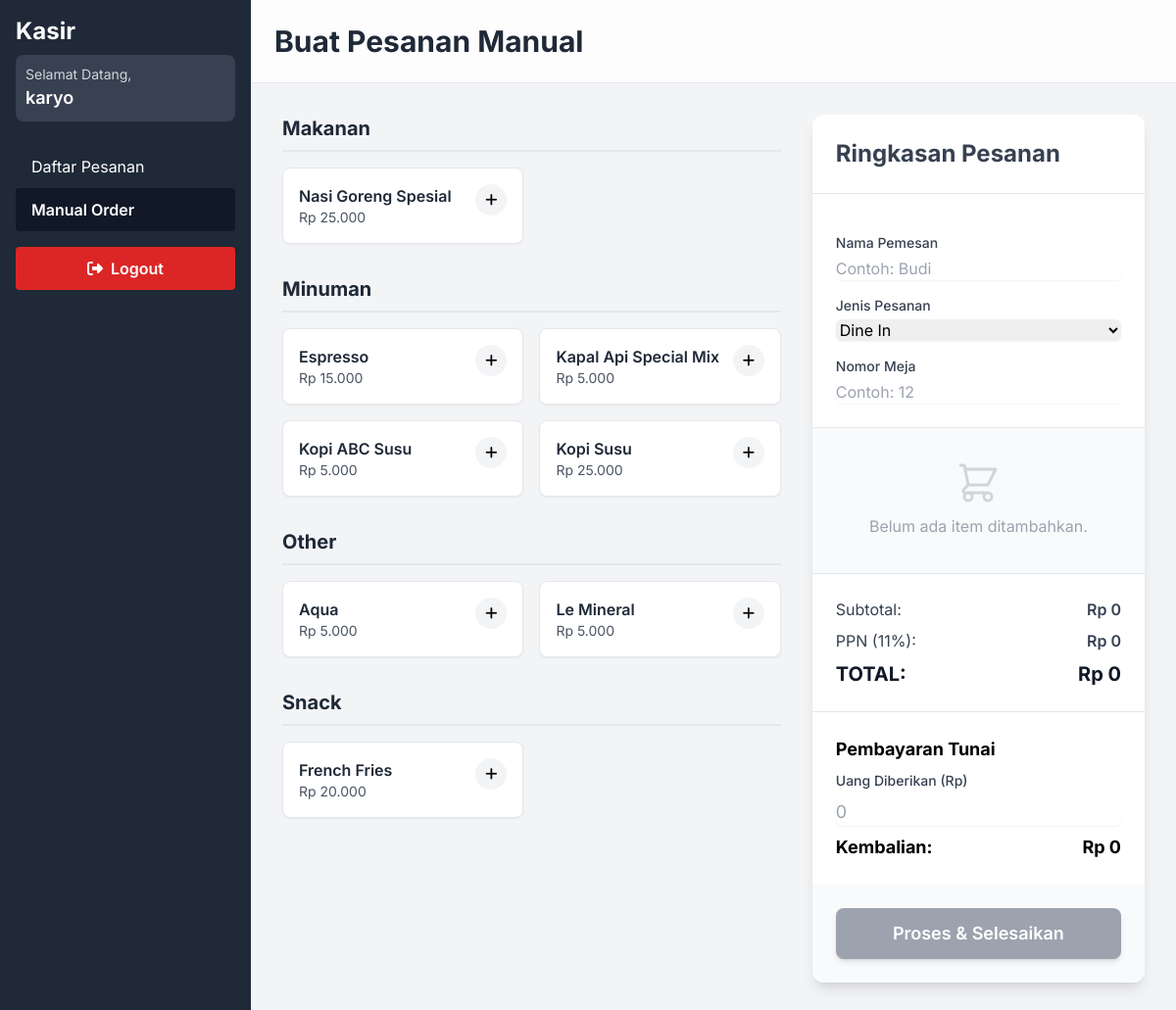
/kasir/manual_order.php (signed in), run on the app's committed database.
### tables this page shows
CREATE TABLE `menu` (
  `id` int(11) NOT NULL,
  `name` varchar(100) NOT NULL,
  `description` text DEFAULT NULL,
  `price` decimal(10,2) NOT NULL,
  `category` varchar(100) NOT NULL,
  `stock` int(11) NOT NULL DEFAULT 0,
  `image_url` varchar(255) DEFAULT NULL,
  `is_available` tinyint(1) NOT NULL DEFAULT 1,
  `discount_price` decimal(10,2) DEFAULT NULL
);

### kasir/manual_order.php (the view, shortened to what this page needs)
<?php
require_once '../db_connect.php';
$kasir_name = htmlspecialchars($_SESSION['kasir']['name']);
$menu_items = [];
$sql_menu = "SELECT * FROM menu WHERE is_available = 1 ORDER BY category, name";
$result_menu = $conn->query($sql_menu);
if ($result_menu) {
    while ($row_menu = $result_menu->fetch_assoc()) {
        $menu_items[] = $row_menu;
    }
}
$categorized_menu_items = [];
foreach ($menu_items as $item) {
    if (!isset($categorized_menu_items[$item['category']])) {
        $categorized_menu_items[$item['category']] = [];
    }
    $categorized_menu_items[$item['category']][] = $item;
}
?>
<!DOCTYPE html>
<html lang="id">
<head>
    <script src="https://cdn.tailwindcss.com"></script>
    <link rel="stylesheet" href="https://cdnjs.cloudflare.com/ajax/libs/font-awesome/6.4.0/css/all.min.css">
</head>
<body class="bg-gray-100">
    <div class="flex h-screen bg-gray-100">
        <aside id="sidebar" class="bg-gray-800 text-white w-64 p-4 space-y-4 fixed top-0 left-0 h-screen z-40 transform -translate-x-full md:translate-x-0 transition-transform duration-300 ease-in-out flex flex-col">
            <div>
                <h2 class="text-2xl font-bold mb-2">Kasir</h2>
                <div class="p-2.5 bg-gray-700 rounded-lg mb-6">
                    <p class="text-sm text-gray-300">Selamat Datang,</p>
                    <p class="font-semibold text-lg"><?= htmlspecialchars($kasir_name) ?></p>
                </div>
                <nav>
                    <a href="index.php" class="block py-2.5 px-4 rounded transition duration-200 hover:bg-gray-700">Daftar Pesanan</a>
                    <a href="manual_order.php" class="block py-2.5 px-4 rounded transition duration-200 bg-gray-900 font-semibold">Manual Order</a>
                </nav>
            </div>
            <div class="mt-auto">
                <a href="logout.php" class="block py-2.5 px-4 rounded transition duration-200 hover:bg-red-500 bg-red-600 text-center font-semibold">
                    <i class="fas fa-sign-out-alt mr-2"></i>Logout
                </a>
            </div>
        </aside>
        <div class="flex-1 flex flex-col overflow-hidden md:ml-64 transition-all duration-300">
            <header class="sticky top-0 bg-white/80 backdrop-blur-sm z-20">
                <div class="flex justify-between items-center p-4 sm:p-6 border-b border-gray-200">
                    <h1 class="text-2xl md:text-3xl font-bold text-gray-800">Buat Pesanan Manual</h1>
                </div>
            </header>
            <main class="flex-1 overflow-x-hidden overflow-y-auto">
                <div class="p-4 sm:p-6 lg:p-8 flex flex-col lg:flex-row gap-8 items-start">
                    <section class="w-full lg:w-3/5">
                        <div id="menu-items-container" class="space-y-8">
                            <?php if (empty($categorized_menu_items)): ?>
                                <p class="text-gray-500 bg-white p-6 rounded-xl shadow-sm">Tidak ada menu yang tersedia.</p>
                            <?php else: ?>
                                <?php foreach ($categorized_menu_items as $category => $items): ?>
                                    <div>
                                        <h3 class="text-xl font-bold text-gray-800 capitalize mb-4 pb-2 border-b-2 border-gray-200"><?= htmlspecialchars($category) ?></h3>
                                        <div class="grid grid-cols-1 sm:grid-cols-2 xl:grid-cols-3 gap-4">
                                            <?php foreach ($items as $item): ?>
                                                <div class="menu-card bg-white p-4 rounded-lg shadow-sm border border-gray-200 cursor-pointer group" data-id="<?= $item['id'] ?>" data-name="<?= htmlspecialchars($item['name']) ?>" data-price="<?= $item['price'] ?>">
                                                    <div class="flex justify-between items-start">
                                                        <div>
                                                            <h4 class="font-semibold text-gray-800 group-hover:text-blue-600"><?= htmlspecialchars($item['name']) ?></h4>
                                                            <p class="text-sm text-gray-600">Rp <?= number_format($item['price'], 0, ',', '.') ?></p>
                                                        </div>
                                                        <div class="bg-gray-100 group-hover:bg-blue-500 group-hover:text-white rounded-full w-8 h-8 flex items-center justify-center transition-colors">
                                                            <i class="fas fa-plus text-sm"></i>
                                                        </div>
                                                    </div>
                                                </div>
                                            <?php endforeach; ?>
                                        </div>
                                    </div>
                                <?php endforeach; ?>
                            <?php endif; ?>
                        </div>
                    </section>
                    <section class="w-full lg:w-2/5 lg:sticky lg:top-24">
                        <form id="manual-order-form" method="POST" class="bg-white rounded-xl shadow-lg flex flex-col">
                            <div class="p-6 border-b border-gray-200">
                                <h2 class="text-2xl font-bold text-gray-700">Ringkasan Pesanan</h2>
                            </div>
                            <div class="p-6 space-y-4 flex-1">
                                <div>
                                    <label for="customer-name" class="block text-sm font-medium text-gray-700 mb-1">Nama Pemesan</label>
                                    <input type="text" name="customer_name" id="customer-name" class="block w-full rounded-md border-gray-300 shadow-sm focus:border-blue-500 focus:ring-blue-500" placeholder="Contoh: Budi" required>
                                </div>
                                <div>
                                    <label class="block text-sm font-medium text-gray-700 mb-1">Jenis Pesanan</label>
                                    <select name="order_type" id="order-type" class="block w-full rounded-md border-gray-300 shadow-sm focus:border-blue-500 focus:ring-blue-500">
                                        <option value="dine-in">Dine In</option>
                                    </select>
                                </div>
                                <div id="table-number-group">
                                    <label class="block text-sm font-medium text-gray-700 mb-1">Nomor Meja</label>
                                    <input type="number" name="table_number" id="table-number" class="block w-full rounded-md border-gray-300 shadow-sm focus:border-blue-500 focus:ring-blue-500" placeholder="Contoh: 12" required>
                                </div>
                            </div>
                            <div id="order-summary-list" class="flex-grow space-y-2 p-4 border-t border-b bg-gray-50 min-h-[150px] max-h-64 overflow-y-auto">
                                <div id="empty-order-message" class="text-gray-400 text-center py-4 h-full flex flex-col justify-center items-center">
                                    <p>Belum ada item ditambahkan.</p>
                                </div>
                            </div>
                            <div class="p-6 space-y-2 border-b">
                                <div class="flex justify-between items-center text-gray-700"><span>Subtotal:</span><span id="manual-subtotal" class="font-semibold">Rp 0</span></div>
                                <div class="flex justify-between items-center text-gray-700"><span>PPN (11%):</span><span id="manual-tax" class="font-semibold">Rp 0</span></div>
                                <div class="flex justify-between items-center text-gray-900 font-bold text-xl mt-2"><span>TOTAL:</span><span id="manual-total"></span></div>
                            </div>
                            <div class="p-6">
                                <h3 class="font-bold text-lg mb-2">Pembayaran Tunai</h3>
                                <div id="cash-payment-fields" class="space-y-2">
                                    <label class="block text-sm font-medium text-gray-700">Uang Diberikan (Rp)</label>
                                    <input type="text" name="amount_given" id="amount-given" class="block w-full rounded-md border-gray-300 shadow-sm focus:border-blue-500 focus:ring-blue-500 text-lg" required placeholder="0">
                                    <div class="text-lg font-bold flex justify-between"><span>Kembalian:</span><span id="change-amount">Rp 0</span></div>
                                </div>
                            </div>
                            <div class="p-6 bg-gray-50 rounded-b-xl">
                                <button type="submit" id="process-manual-payment" class="w-full bg-green-500 text-white px-4 py-3 rounded-lg font-semibold text-lg hover:bg-green-600 transition-colors shadow-md hover:shadow-lg disabled:bg-gray-400 disabled:cursor-not-allowed">Proses & Selesaikan</button>
                            </div>
                        </form>
                    </section>
                </div>
            </main>
        </div>
    </div>
</body>
</html>

### kasir/manual_order.php (style rules this page uses)
body { font-family: 'Inter', sans-serif; }
.menu-card { transition: transform 0.2s ease-in-out, box-shadow 0.2s ease-in-out; }

### data on the page
menu: name "Nasi Goreng Spesial", price "25.000"
menu: name "Espresso", price "15.000"
menu: name "Kapal Api Special Mix", price "5.000"
menu: name "Kopi ABC Susu", price "5.000"
menu: name "Kopi Susu", price "25.000"
menu: name "Aqua", price "5.000"
menu: name "Le Mineral", price "5.000"
menu: name "French Fries", price "20.000"

### other printed values
$kasir_name "karyo"
$category "Makanan"
$category "Minuman"
$category "Other"
$category "Snack"
